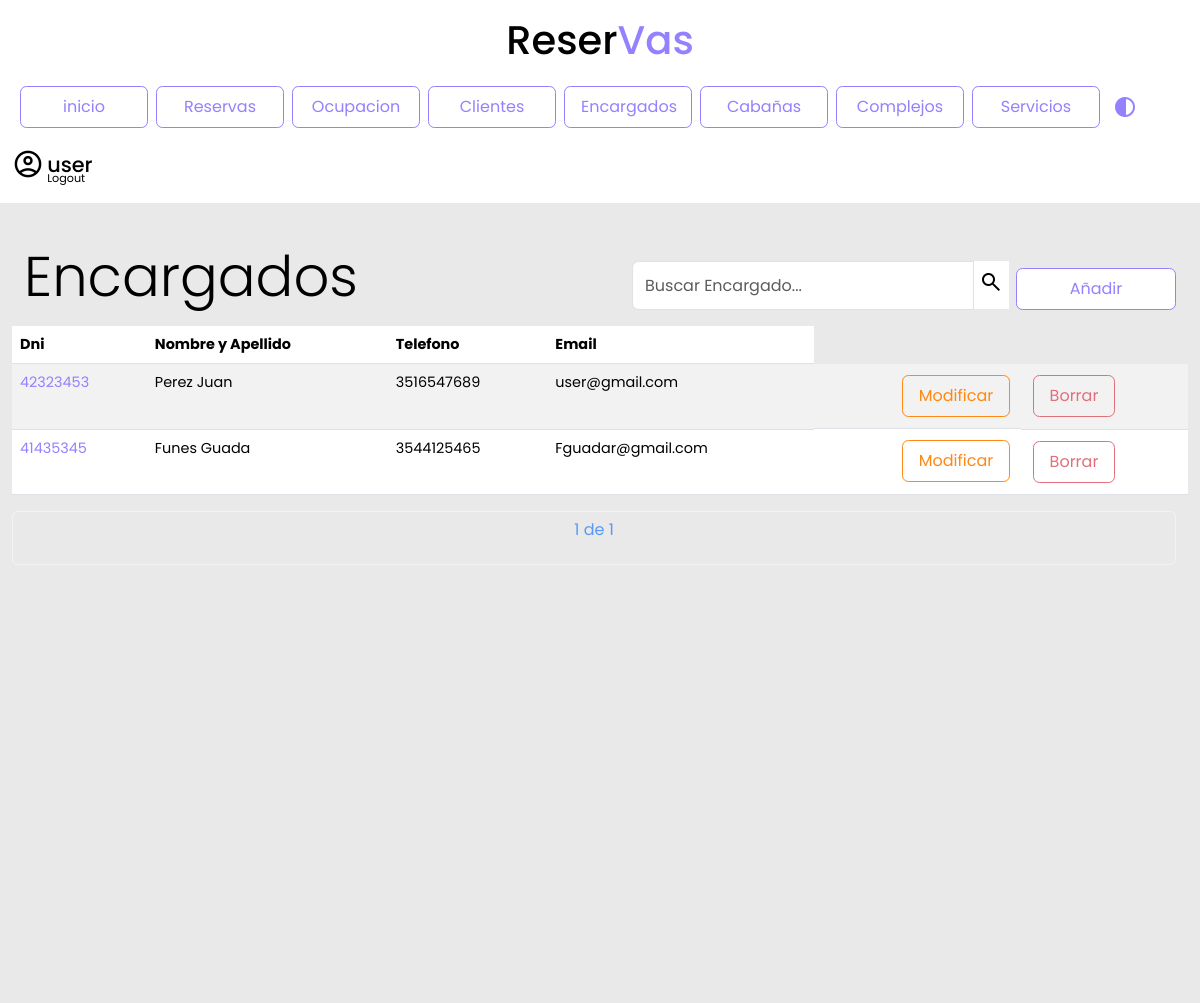
Page /encargados/ (signed in) on the committed database.
### reservas/models.py (models this page shows, shortened)
class Encargado(models.Model):
    dni = models.IntegerField()
    apellido_nombre = models.CharField(max_length=100)
    telefono = models.CharField(max_length=30)
    email = models.CharField(max_length=50, default="user@gmail.com")

### reservas/views.py (the view)
# urls.py: path('encargados/', views.lista_encargados.as_view(), name='lista_encargados'),
class lista_encargados(LoginRequiredMixin, ListView):
    login_url = '/login/'
    model = Encargado
    template_name = 'lista_encargados.html'
    context_object_name = 'encargados'
    paginate_by = 10
    def get_queryset(self):
        query = self.request.GET.get('q','')
        encargados = Encargado.objects.filter(
            Q(apellido_nombre__icontains=query) |
            Q(dni__icontains=query)
        )
        return encargados

### reservas/templates/lista_encargados.html (shortened to what this page needs)
{% include 'navbar.html' %}
{% load static %}
{% block content %}
<div class="contenedor">
 <div class="row">
    <h2 class="col display-4 my-3">Encargados</h2>
    <div class="col d-flex justify-content-end align-items-end mb-3">
        <form method="GET">
            <div class="input-group">
            <input type="text" id="search" class="form-control inputApagado" name="q" value="{{ query }}" placeholder="Buscar Encargado...">
            <button class="lupa" type="submit"><span class="material-symbols-outlined">search</span></button>
            <div class="d-flex justify-content-end align-items-end"><a class="botonPrimario" href="/encargados/encargadoNuevo/">Añadir</a></div>
        </form>
    </div>
</div>
    <table class="table table-striped table-hover" id="results">
        <thead>
            <tr>
                <th>Dni</th>
                <th>Nombre y Apellido</th>
                <th>Telefono</th>
                <th>Email</th>
            </tr>
        </thead>
        <tbody>
            {% for encargado in encargados %}
            <tr class="filas">
                <td><a href="{% url 'detalle_encargado' encargado.id %}">{{ encargado.dni }}</a></td>
                <td>{{ encargado.apellido_nombre }}</td>
                <td>{{ encargado.telefono }}</td>
                <td>{{ encargado.email}}</td>
                <td class="d-flex justify-content-end align-items-end"><a class="botonTerciario" href="/encargados/encargadoModif/{{ encargado.id }}">Modificar</a></td>
                <td><a class="botonSecundario" href="/encargados/encargadoBorrar/{{ encargado.id }}">Borrar</a></td>
            {% endfor %}
        </tbody>
    </table>
    <div class="pagination justify-content-center">
        <span class="current-page btn btn-outline-light disabled text-primary mb-3">
            {{ page_obj.number }} de {{ page_obj.paginator.num_pages }}
        </span>
    </div>
</div>
{% endblock %}

### reservas/templates/navbar.html (shortened to what this page needs)
{% extends 'base.html' %}
{% load static %}
{% block content %}
<header>
    <h1>Reser<span>Vas</span></h1>
</header>
<nav class="navbar navbar-expand-lg">
    <div class="container-fluid">
        <div class="navbar collapse navbar-collapse" id="navbarSupportedContent" >
            <ul class="navbar-nav me-auto mb-2 mb-lg-0">
                <li class="nav-item">
                    <a class="botonPrimario" href="/">inicio</a>
                </li>
                <li class="nav-item">
                    <a class="botonPrimario" href="/reservas">Reservas</a>
                </li>
                <li class="nav-item">
                    <a class="botonPrimario" href="{% url 'cabanias_disponibles' %}">Ocupacion</a>
                </li>
                <li class="nav-item">
                    <a class="botonPrimario" href="/clientes">Clientes</a>
                </li>
                <li class="nav-item">
                    <a class="botonPrimario" href="/encargados">Encargados</a>
                </li>
                <li class="nav-item">
                    <a class="botonPrimario" href="/cabanias">Cabañas</a>
                </li>
                <li class="nav-item">
                    <a class="botonPrimario" href="/complejos">Complejos</a>
                </li>
                <li class="nav-item">
                    <a class="botonPrimario"  href="/servicios">Servicios</a>
                </li>
                <button type="button" class="btn dark-mode">
                    <span class="material-symbols-outlined" id="botonDarkMode">
                    </span>
                </button>
            </ul>
            <div class="contenedorUsuario">
                <span class="material-symbols-outlined">
                </span>
                <div>
                    {% if request.user.is_authenticated %}
                    <h4 class="user">{{ request.user.username }}</h4>
                    <a href="/logout/">Logout</a>
                    {% else %}
                    <a href="/login/">Login</a>
                    {% endif %}
                </div>
            </div>
        </div>
    </div>
</nav>
{% endblock %}

### reservas/static/css/general.css (style rules this page uses)
:root { --font-family: 'poppins' sans-serif ; --color-primary: #9381ff; --color-danger: #e16f7c; --color-white: #fff; --color-dark: #000; --color-cyan: #51D6FF; --color-Terciary:#ff8811; --color-dark-variant: #E8F1F2; --color-background: #e9e9e9; --card-border-radius: 2rem; --border-radius-1: 0.4rem; --border-radius-2: 1.2rem; --card-padding: 1.8rem; --padding-1: 1.2rem; --box-shadow: 0 1rem 2rem var(--color-light); --bs-emphasis-color:var(--color-danger); --bs-table-striped-color:var(--color-dark-variant) }
html, body { margin: 0; padding: 0; height: 100%; width: 100%; background-color: var(--color-background); }
.contenedor { min-height: 100%; min-width: 100%; background-color: var(--color-background); overflow-y: auto; }
.detalle h1,h3,h4,p { color: var(--color-dark); }
.navbar { background-color: var(--color-white); display: flex; margin: auto; }
.navbar a.botonPrimario { justify-content: center; width: 8rem; }
header { position: relative; background-color:var(--color-white); height: 4rem; font-family: 'poppins', sans-serif; text-align: center; }
header h1 { color: var(--color-dark); background-color: var(--color-white); position: relative; top: 1rem; }
header span { color: var(--color-primary); transition: ease .8s; }
.contenedor { padding: 1.5rem; font-family: 'poppins', sans-serif; font-size: 0.9rem; }
.botonPrimario { padding: 1rem; font-family: 'poppins', sans-serif; font-size: 1rem; font-weight:400; line-height: 0.5; margin-left:0.5rem; margin-top:0.4rem ; display: inline-block; text-align: center; text-decoration: none; vertical-align: middle; cursor: pointer; border: 0.1rem solid var(--color-primary); border-radius: var(--border-radius-1); background-color: var(--color-white); user-select: none; transition:ease-in-out 0.35s all; width: 10rem; text-decoration: none; color: var(--color-primary); }
.botonSecundario { padding: 1rem; margin:0.2rem; font-family: 'poppins', sans-serif; font-size: 1rem; font-weight:400; line-height: 0.5; display: inline-block; text-align: center; text-decoration: none; vertical-align: middle; cursor: pointer; border: 0.1rem solid #e16f7c; border-radius: var(--border-radius-1); background-color: transparent; user-select: none; transition:ease-in-out 0.35s all; text-decoration: none; color: #e16f7c; }
.botonTerciario { padding: 1rem; margin:0.2rem; font-family: 'poppins', sans-serif; font-size: 1rem; font-weight:400; line-height: 0.5; display: inline-block; text-align: center; text-decoration: none; vertical-align: middle; cursor: pointer; border: 0.1rem solid var(--color-Terciary); border-radius: var(--border-radius-1); background-color: transparent; user-select: none; transition:ease-in-out 0.35s all; text-decoration: none; color: var(--color-Terciary); }
.lupa { color: var(--color-dark); background-color: var(--color-white); border:none; border-radius: 50%; transition: ease 0.5s; margin-left: 0.1rem; height: 3rem; }
table a { color: var(--color-primary); text-decoration: none; transition: ease 0.3s; }
.col.display-4.my-3 { color: var(--color-dark); font-family: 'poppins', sans-serif; }
.contenedorUsuario { color: var(--color-dark); display: flex; flex-direction: row; transition: ease .8s; margin-right: 3rem; margin-top: 1rem; font-family: 'poppins', sans-serif; background-color: transparent; }
.contenedorUsuario span { margin-right: .2rem; font-size: 2rem; background-color: transparent; transition: ease .5s; }
.contenedorUsuario h4 { font-size: 1.3rem; margin-top: .3rem; transition: ease .5s; }
.contenedorUsuario div { display: flex; flex-direction: column; }
.contenedorUsuario div a { text-decoration: none; color: var(--color-dark); transition: ease .8s; margin-top: -1rem; font-size: .7rem; }
#botonDarkMode { color: var(--color-primary); margin-top: .5rem; }
#results { max-width: 100%; overflow: auto; }
.pagination.justify-content-center span { color: #9381ff; background-color: var(--color-background); height: 100%; width: 100%; }
a:link, a:visited, a:active { text-decoration: none; }
#results { overflow-x: auto; max-width: 100%; width: 100%; }

### rows in the picture
Encargado: dni "42323453", apellido_nombre "Perez Juan", telefono "3516547689", email "user@gmail.com"
Encargado: dni "41435345", apellido_nombre "Funes Guada", telefono "3544125465", email "Fguadar@gmail.com"

### other values in the picture
{{ request.user.username }} "user"
{{ page_obj.number }} "1"
{{ page_obj.paginator.num_pages }} "1"
